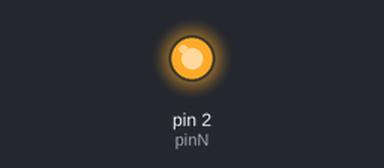
A sketch run on a simulated Arduino Uno, built with avr-gcc and run on an emulated ATmega328P. On the bench: output pins drawn as LEDs (lit = HIGH). At 0.0 s the program stops and its outputs stay as they are.

Above: at 0.1 s.
Timing chart, 0 to 1.5 s (numbered marks = the images above):
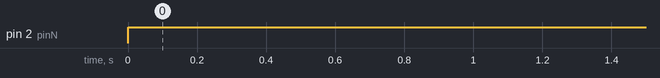

The sketch:

torch_initializer.ino
```cpp
void setup(){
  int pinN=2;
  while(pinN<=2){
    pinMode(pinN, OUTPUT);
    pinN++;
  }
  pinN=2;
  while (pinN<=2){
    digitalWrite(pinN, HIGH);
  }
}
void loop(){}
```

Measured:
- by itself, pin 2 (pinN): LOW → HIGH at 0.00 s
